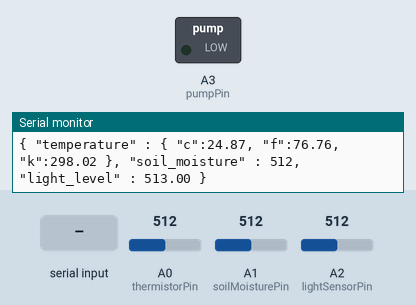
A sketch run on a simulated Arduino Uno, built with avr-gcc and run on an emulated ATmega328P. Parts: switched loads named in the sketch (green lamp = pin HIGH), the last lines printed to the serial monitor. Inputs (shaded band) come from the test bench; at power-on: A1 (soilMoisturePin) = 512, A0 (thermistorPin) = 512, A2 (lightSensorPin) = 512.

Above: at 2.8 s.
2.9 s: A1 (soilMoisturePin) set to 10
6.6 s: "y" received over Serial
At 9.0 s:
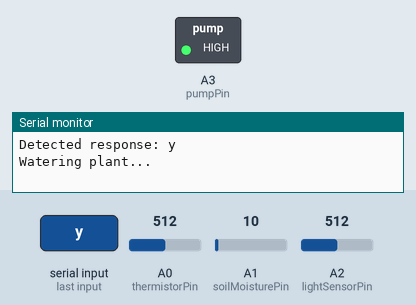
Timing chart, 0 to 10.5 s (numbered marks = the images above; inputs shaded):
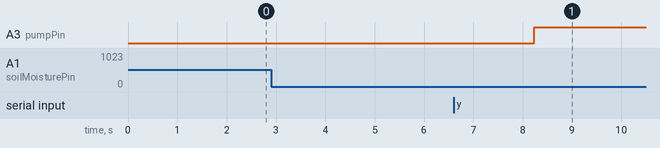

Measured:
- after the input at 6.6 s, A3 (pumpPin): LOW → HIGH after 1.6 s

The sketch:

sensorInputs.ino
```cpp
#include <Wire.h>
// hardwares
#define pumpPin A3
#define lightSensorPin A2
#define soilMoisturePin A1
#define thermistorPin A0

int thermBeta = 3950;
int thermResistance = 10;

// watering options
bool autoOpt;
char startWater = 'n';
int threshold;

void setup() {
  Serial.begin(9600);
  pinMode(pumpPin, OUTPUT);
  pinMode(lightSensorPin, INPUT);
  pinMode(soilMoisturePin, INPUT);
  pinMode(thermistorPin, INPUT);
  autoOpt = false;
  threshold = 20;
}

void loop() {
  delay(1000);
  Serial.println();
  long thermVal = 1023 - analogRead(thermistorPin);
  long soilVal = analogRead(soilMoisturePin);
  long lightVal = analogRead(lightSensorPin);
  shouldWater(soilVal);
  String tempOutput = getTempReadings(thermVal);
  String soilOutput = "\"soil_moisture\" : "+String(soilVal)+", ";
  String lightOutput = "\"light_level\" : "+String(normalizeLightVal(lightVal))+" }";
  String json = tempOutput+soilOutput+lightOutput;
  Serial.println(json);
}

void shouldWater(long soilVal) {
  if (autoOpt) {
    waterPlant(soilVal);
  } else {
    if (soilVal <= threshold) {
      Serial.println("{\"user\": Soil moisture is below normal. Would you like to water plant? (y or n) }");
      String response = Serial.readString();
      response.toLowerCase();
      startWater = response[0];
      if (startWater == 'y') {
        Serial.println("Detected response: "+response);
        waterPlant(soilVal);
      }
    } else {
      analogWrite(pumpPin, 0);
      startWater = 'n';
    }
  }
}

void waterPlant(long soilVal) {
  if (soilVal <= threshold) {
    Serial.println("Watering plant... ");
    analogWrite(pumpPin, 1023);
    // runs the water pump for 10 seconds.
    delay(5000);
  } else {
     analogWrite(pumpPin, 0);
  }
}

String getTempReadings(long thermVal) {
      float cTemp = getTempC(thermVal);
      float fTemp = getTempF(cTemp);
      float kTemp = getTempK(fTemp);
      return "{ \"temperature\" : { \"c\":"+String(cTemp)+", \"f\":"+String(fTemp)+", \"k\":"+String(kTemp)+" }, ";
}

float normalizeLightVal(long lightVal) {
  return 1025 - lightVal;
}

float getTempC(long rawVal) {
  return thermBeta /(log((1025.0 * 10 / rawVal - 10) / 10) + thermBeta / 298.0) - 273.0;
}

float getTempF(float tempC) {
  return 1.8 * tempC + 32.0;
}

float getTempK(float tempF) {
  return (((tempF - 32) * 5) / 9) + 273.15;
}
```
